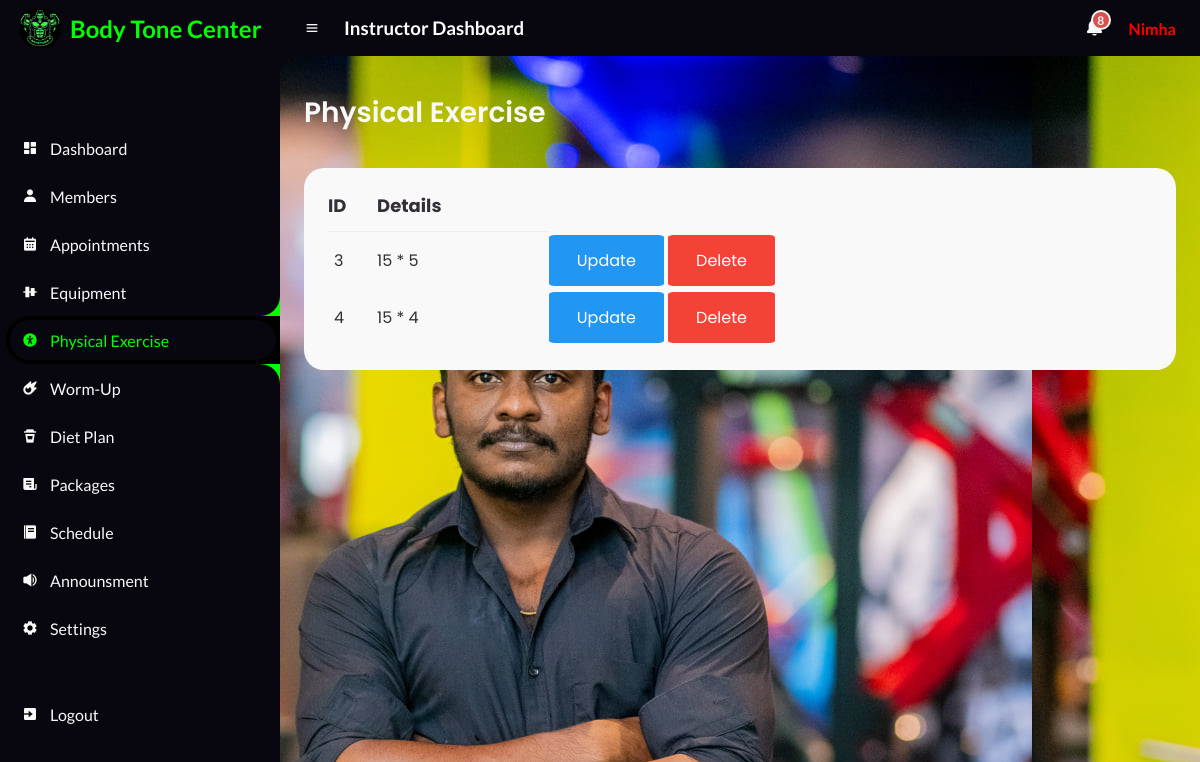
The page /Instructor/Physical.php (signed in) on the database its author committed.
### tables this page shows
CREATE TABLE `physical_ex` (
  `id` int(100) NOT NULL,
  `name` varchar(255) NOT NULL,
  `details` varchar(255) NOT NULL
);

### Instructor/PhysicalBody.php (the view, shortened to what this page needs)
<main>
	<div class="head-title">
		<div class="left">
			<h1>Physical Exercise</h1>
		</div>
	</div>
	<div class="table-data">
		<div class="order">
			<table class="table">
				<thead>
					<tr>
						<th style="font-size: large;">ID</th>
						<th style="font-size: large;">Details</th>
					</tr>
				</thead>
				<tbody>
					<?php
					$servername = "localhost";
					$username = "root";
					$password = "";
					$database = "body_tone_db";
					$connection = new mysqli($servername, $username, $password, $database);
					$sql = "SELECT * FROM physical_ex";
					$result = $connection->query($sql);
					while ($row = $result->fetch_assoc()) {
						echo "
                    <tr>
                    <td>$row[id]</td>
                    <td>$row[details]</td>
                    <td >
                        <a class='btn info btn-sm' href='Physical_Edit.php?id=$row[id]'>Update</a>
                        <a class='btn danger btn-sm' href='Physical_Delete.php?id=$row[id]'>Delete</a>
                    </td>
                </tr>
                    ";
					}
					?>
				</tbody>
			</table>
		</div>
	</div>
</main>

### Instructor/css/style.css (style rules this page uses)
* { margin: 0; padding: 0; box-sizing: border-box; }
a { text-decoration: none; }
:root { --poppins: 'Poppins', sans-serif; --lato: 'Lato', sans-serif; --light: #F9F9F9; --blue: #3C91E6; --light-blue: #CFE8FF; --grey: #eee; --dark-grey: #AAAAAA; --dark: #342E37; --red: #DB504A; --yellow: #FFCE26; --light-yellow: #FFF2C6; --orange: #FD7238; --light-orange: #FFE0D3; --black: #000000; --light-black: #1b1a1a; --li-black: #6F6C6C ; --slow-black:#08070f ; --lime:lime; }
html { overflow-x: hidden; }
body { background-image: url("8.jpg"); overflow-x: hidden; }
#content main { width: 100%; padding: 36px 24px; font-family: var(--poppins); max-height: calc(100vh - 56px); overflow-y: auto; }
#content main .head-title { display: flex; align-items: center; justify-content: space-between; grid-gap: 16px; flex-wrap: wrap; }
#content main .head-title .left h1 { font-size: 28px; font-weight: 600; margin-bottom: 10px; color: var(--light); }
#content main .table-data { display: flex; flex-wrap: wrap; grid-gap: 24px; margin-top: 24px; width: 100%; color: var(--dark); }
#content main .table-data > div { border-radius: 20px; background: var(--light); padding: 24px; overflow-x: auto; }
#content main .table-data .order { flex-grow: 1; flex-basis: 500px; }
#content main .table-data .order table { width: 100%; border-collapse: collapse; }
#content main .table-data .order table th { padding-bottom: 12px; font-size: 13px; text-align: left; border-bottom: 1px solid var(--grey); }
#content main .table-data .order table td { padding: 16px 0; }
#content main .table-data .order table tr td:first-child { display: flex; align-items: center; grid-gap: 12px; padding-left: 6px; }

### Instructor/css/btn.css (style rules this page uses)
.btn { border: none; color: white; padding: 14px 28px; cursor: pointer; border-radius: 5%; }
.info { background-color: #2196F3; }
.danger { background-color: #f44336; }

### rows shown on the page
physical_ex: id "3", details "15 * 5"
physical_ex: id "4", details "15 * 4"

### other values the page prints
$_SESSION['instructor_name'] "Nimha"
